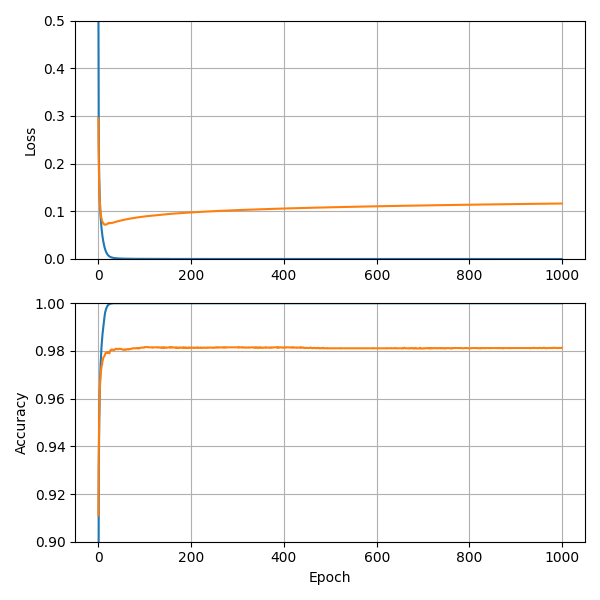

Here is the gnuplot script that generated this plot:
from matplotlib import pyplot as plt
import numpy as np

history = np.loadtxt('tune03.txt')

plt.figure(figsize = (6, 6), tight_layout = True)

plt.subplot(2, 1, 1)
plt.plot(history[:, 1])
plt.plot(history[:, 3])
plt.grid()
plt.ylim(0., 0.5)
plt.ylabel('Loss')

plt.subplot(2, 1, 2)
plt.plot(history[:, 2])
plt.plot(history[:, 4])
plt.grid()
plt.ylim(0.9, 1.)
plt.ylabel('Accuracy')
plt.xlabel('Epoch')

epoch = history[:, 4].argmax()
print(epoch, history[epoch, 4])

plt.show()
